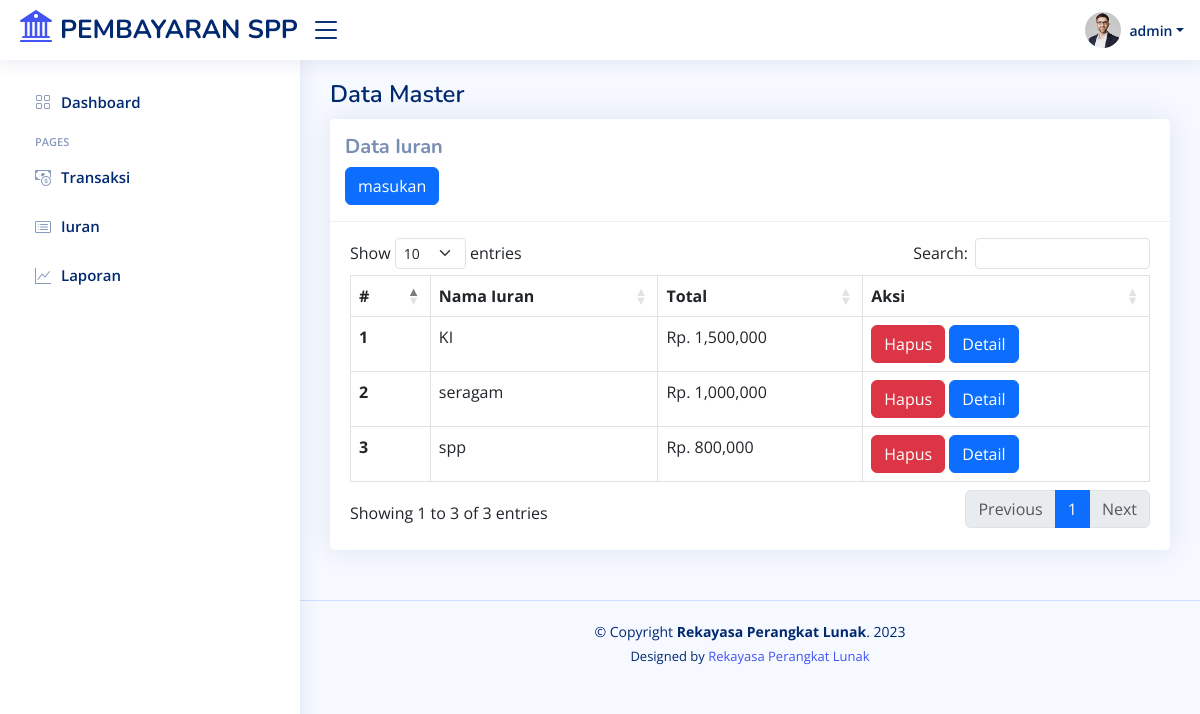
/views/iuran.php (signed in), run on the app's committed database.
### tables this page shows
CREATE TABLE `pembayaran` (
  `id_pembayaran` int(225) NOT NULL,
  `nama_iuran` varchar(225) NOT NULL,
  `nisn` varchar(225) NOT NULL,
  `tanggal_pembayaran` datetime NOT NULL,
  `total_pembayaran` int(225) NOT NULL,
  `total_dibayar` int(225) NOT NULL,
  `status` varchar(22) NOT NULL
);

### views/iuran.php (the view, shortened to what this page needs)
<?php
  include "../back/koneksi.php";
  $query = "SELECT id_pembayaran as id, nama_iuran as label, total_pembayaran as value FROM pembayaran GROUP BY nama_iuran;";
  $sql = mysqli_query($conn, $query);
  $no = 1;
 ?>
<?php include "V_head.php"; ?>
  <?php include "V_header.php"; ?>
  <?php include "V_sidebar.php"; ?>
  <main id="main" class="main">
  	<div class="pagetitle">
      <h1>Data Master</h1>
    </div>
  	<section class="section">
      <div class="row">
        <div class="col-lg-12">
          <div class="card">
          	<div class="card-header py-3">
          		<h5><strong>Data Iuran</strong></h5>
              <?php if ($_SESSION['jabatan'] == 'admin'): ?>
                <button class=" btn btn-primary" type="button" onclick="handleInputIuran()">masukan</a>
              <?php endif ?>
          	</div>
            <div class="card-body mt-3">
              <div class="table-responsive">
              <table class="table table-bordered" id="dataTable">
                <thead>
                  <tr>
                    <th scope="col">#</th>
                    <th>Nama Iuran</th>
                    <th>Total</th>
                    <th>Aksi</th>
                  </tr>
                </thead>
                <tbody>
                  <?php while ($result = mysqli_fetch_assoc($sql)) { ?>
                  <tr>
                    <th scope="row"><?= $no++; ?></th>
                    <td><?= $result['label']; ?></td>
                    <td>Rp. <?= number_format($result['value']); ?></td>
                    <td>
                      <?php if ($_SESSION['jabatan'] == 'admin'): ?>
                        <button class="btn btn-danger" type="button" onclick="handleHapus('<?= $result['label']; ?>')">Hapus</button>
                      <?php endif ?>
                      <button class="btn btn-primary" type="button" onclick="handleDetail('<?= $result['label']; ?>')">Detail</button>
                    </td>
                  </tr>
                <?php } ?>
                </tbody>
              </table>
              </div>
            </div>
          </div>
        </div>
      </div>
    </section>
  </main>
<?php include "V_footer.php"; ?>

### assets/css/style.css (style rules this page uses)
:root { scroll-behavior: smooth; }
body { font-family: "Open Sans", sans-serif; background: #f6f9ff; color: #444444; }
h1, h2, h3, h4, h5, h6 { font-family: "Nunito", sans-serif; }
#main { margin-top: 60px; padding: 20px 30px; transition: all 0.3s; }
.pagetitle { margin-bottom: 10px; }
.pagetitle h1 { font-size: 24px; margin-bottom: 0; font-weight: 600; color: #012970; }
.card { margin-bottom: 30px; border: none; border-radius: 5px; box-shadow: 0px 0 30px rgba(1, 41, 112, 0.1); }
.card-header, .card-footer { border-color: #ebeef4; background-color: #fff; color: #798eb3; padding: 15px; }
.card-body { padding: 0 20px 20px 20px; }
@media (min-width: 1200px) { #main, #footer { margin-left: 300px; } }

### data on the page
pembayaran: nama_iuran "KI", total_pembayaran "1,500,000"
pembayaran: nama_iuran "seragam", total_pembayaran "1,000,000"
pembayaran: nama_iuran "spp", total_pembayaran "800,000"

### other printed values
$_SESSION['nama'] "admin"
